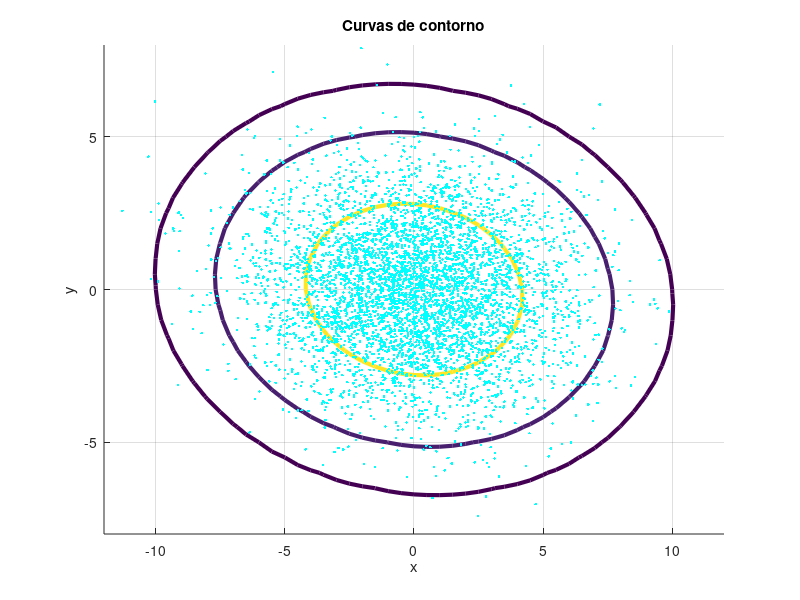

The MATLAB source for this figure:
mu = [0 0];
Sigma = [9 -.5;-0.5 4];
rng default  
dados = mvnrnd(mu,Sigma,5000);%multivariada
x1 = -12:.5:12; x2 = -8:.5:8; %axis
[X1,X2] = meshgrid(x1,x2);
F = mvnpdf([X1(:) X2(:)],mu,Sigma);
F = reshape(F,length(x2),length(x1));
hold on
mvncdf([0 0],[1 1],mu,Sigma);
%curvas de contorno
contour(x1,x2,F,[.0001 .001 .01 .05:0.0001:.95 .99 .999 .9999],'LineWidth',3);
plot(dados(:,1), dados(:,2),'.c');%plot dos dads
mindata = min(min(dados));
maxdata = max(max(dados));
title('Curvas de contorno')
xlabel('x'); ylabel('y');
grid on